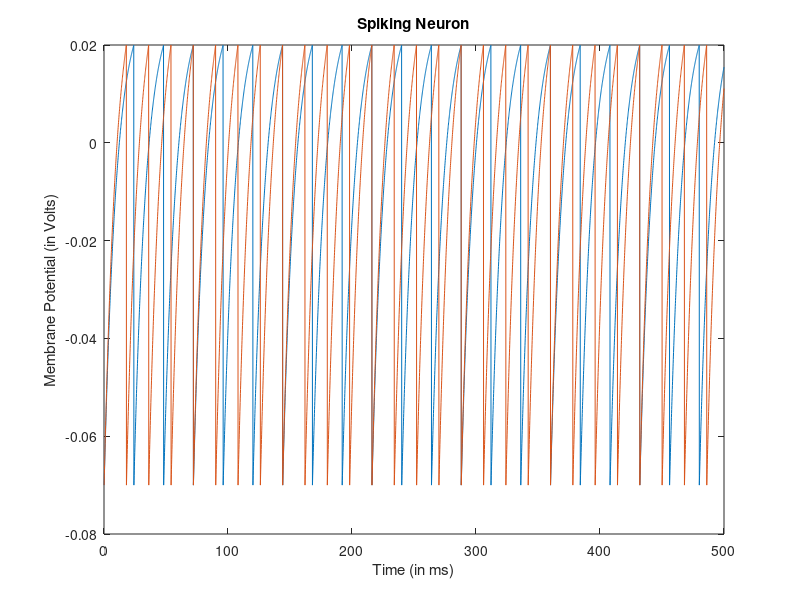

Reproduce this figure in MATLAB. (Note: this script raises an error after producing the figure.)
%some constants describing the model
gL = 30*10^-9 ;% mhos
EL = -70*10^-3 ;% Volts
C  = 300*10^-12 ;% Farad
VT = 20*10^-3 ;% Volts

% inputs
M = 500/0.1 ; % no. of columns (no. of delta_T time intervals that amount to T)  
N = 2 ; % no. of rows (no. of neurons) 
T = 0.5 ; % the time upto which the expt is performed
h = 0.0001 ; % delta_T

% input current matrix
Ic = gL*(VT-EL) ; %considering Ic = 1
alpha = 0.1;
I = zeros(N,M);
for i = 1:N
    I(i,1:M) = (1 + alpha*i)*Ic;
end

A = gL/C ; 
B = gL*EL ;

y = zeros(N,M);
% init condition


y(:,1) = EL; 

%runge kutta implementation
for i = 1:M-1 
    k1 = -A*y(:,i) + ( B + I(:,i) )/C ;     % @t = t0
    y1 = y(:,i) + k1*h ;                    % LHS @t = t0 + h
    k2 = -A*y1 + ( B + I(:,i+1) )/C;        % RHS @t = t0 + h
    y(:,i+1) = y(:,i) + 0.5*(k1+k2)*h ;     % @t = t0 + h
    y( (y(:,i+1)>=VT) ,i+1) = EL;
end

t = 0.1:0.1:500;

figure(1)
for i=1:N
    plot(t,y(i,:))
    hold on
end
title('Spiking Neuron')
xlabel('Time (in ms)')
ylabel('Membrane Potential (in Volts)')

%%%%%%%%%%%%%%%%%%%%%%%%%%%%%%%%%%%%%%%%%%%%%%%%%%%%%%%%%%%%%%%%%%%%%%%%%%
t1 = find(y(2,4000:5000)==-0.07);
t2 = find(y(4,4000:5000)==-0.07);
t3 = find(y(6,4000:5000)==-0.07);
t4 = find(y(8,4000:5000)==-0.07);

avg_t1 = t1(2)-t1(1);
avg_t2 = t2(2)-t2(1);
avg_t3 = t3(2)-t3(1);
avg_t4 = t4(2)-t4(1);

avg_t = [avg_t1 avg_t2 avg_t3 avg_t4];
Iappk = [I(2) I(4) I(6) I(8)];

figure(2)
plot(Iappk,avg_t)

title('Avg time of spiking vs time')
ylabel('Time (in ms)')
xlabel('Iappk (in nA)')
